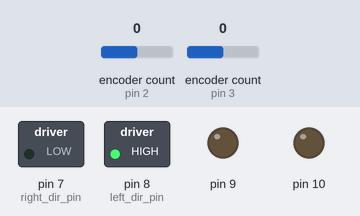
Simulated run of this sketch. Board: Arduino Uno, built with avr-gcc and run on an emulated ATmega328P. Shown: switched loads named in the sketch (green lamp = pin HIGH), output pins drawn as LEDs (lit = HIGH). The inputs (shaded band) are chosen by the test bench; at power-on: encoder count (sensors on pin 2, pin 3) 0. Pins used as bus, display or sensor lines are not drawn; what the sketch prints to the serial monitor is not drawn.

Above: at 0.01 s.
At 1.2 s:
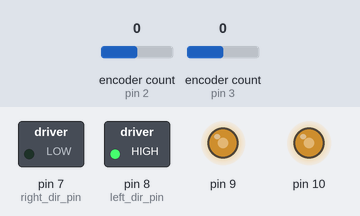
1.3 s: encoder count (sensor on pin 2) set to 1
2.8 s: encoder count (sensor on pin 3) set to -1
4.3 s: encoder count (sensor on pin 2) set to 5
5.8 s: encoder count (sensor on pin 3) set to 3
7.3 s: encoder count (sensor on pin 2) set to 4
8.8 s: encoder count (sensor on pin 2) set to 8
Timing chart, 0 to 11.3 s (numbered marks = the images above; inputs shaded):
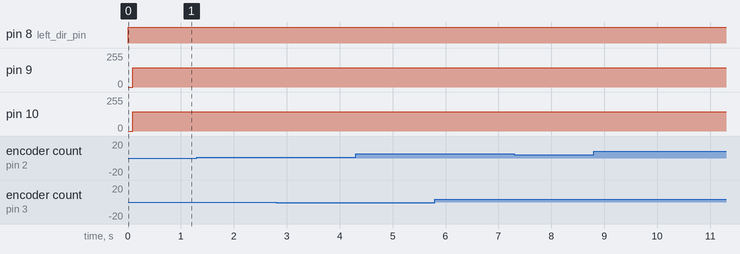

The sketch:

Final_Edit_10-19.ino
```cpp
//////---------------------------------------------------------------------------------------------------------------------------//////
//Author: Ian Welch, Dan McElroy, Pooya Aghanoury, Jason Matney
//Course: SEED Lab
//Problem Description: Execute command and control from raspberry pi.

#include <Encoder.h>
#include <Wire.h>


//

// TODO: implement target changing protocol
#define WRITE_ANGLE 0x09
#define READ_ANGLE 0x0A

// DIRECTION PINS
#define left_dir_pin    8
#define right_dir_pin   7

// with this, we can assign directions to the motors
// EX: left_motor_direction = backward; // assigns backward (int 0)
// EX: cout << left_motor_direction << endl; // would print '0'
//enum WheelDirection {forward = 1, backward = 0};
//WheelDirection left_motor_direction = forward;
//WheelDirection right_motor_direction = forward;


// COMMS
byte operation = 0;
byte* packets = new byte[32]; // allocate a buffer for i2c packets
byte instruction = 0;
byte num_of_floats = 0;


// USEFUL CONSTANTS (USEFUL FACTS)
const float r = .15/2;
const float d = 0.275;
const float pi = 3.14159;

const int ticks_per_rot = 1600; // num of ticks in a full 360 rotation
const float tick_rad = pi/800; // rads corresponding to a single tick
const float tick_deg = 0.225; // degrees corresponding to a single tick

// TIME
float timeNow = 0; // captures millis() at beginning of each loop
float lastTime = 0; // store previous "timeNow" value

// POSITION
long new_left_encoder = 0;
long old_left_encoder  = 0;

long new_right_encoder = 0;
long old_right_encoder  = 0;


float xNew = 0;
float yNew = 0;
float xOld = 0;
float yOld = 0;

float phiNew = 0;
float phiOld = 0;
float deltaThetaR = 0;
float deltaThetaL = 0;
float phiOld2;
float phi_movement = 0;
bool direct;
float theta_wheel_rot = 0;

// CONTROLS

float angVel; // angular velocity of...? might need
float cumError_R = 0;// speaks for itself
float cumError_L = 0;// speaks for itself
float cumError_Dif = 0; // speaks for itself
float elapsedTime = 0;
float lastError_R = 0;
float lastError_L = 0;
float rateError_R = 0;
float rateError_L = 0;

float Kp_R = 5;
float Ki_R = 10;
float Kd_R = 7;

float Kp_L = 5;
float Ki_L = 10;
float Kd_L = 7;

float Kp_Dif = 0;
float Ki_Dif = 5;

float error_Dif = 0;
float error_R = 0;
float error_L = 0;

float accl_roof_R = 5;
float accl_roof_L = 5;

float cumError_Limit = 7;
float huntSpeedParameter = 1;
float angleWindow = pi/90;
int accelDampen = 250;
int prop_cap = 75;

int left_act_signal = 0; // what is this used for?
int right_act_signal = 0; // what is this used for?
int left_act_signal_old = 0; // what is this used for?
int right_act_signal_old = 0; // what is this used for?

// direction values
byte left_motor_direction = 1;
byte right_motor_direction = 0;

enum State {neutral = 0, moving = 1};
State state = moving;


// MOTOR ENCODERS. Pins 2 and 3 are interrupt pins.//
Encoder knobLeft(3, 4);
Encoder knobRight(2, 5);


//float targetAngle = -4*pi;
float left_wheel_theta = 0;
float right_wheel_theta = 0;

//************************************************************************************
float target_left_angle = 0;
float target_right_angle = 0;
//************************************************************************************
bool left_exited_hunt = false;
bool right_exited_hunt = false;


float target_wheel_theta = 0;

// FUNCTION DECLARATIONS
float pid(float, float, float); // PID
void requestEvent();
void receiveEvent();


void setup() {
  Serial.begin(250000);

  pinMode(4, OUTPUT);
  digitalWrite(4, HIGH);
  pinMode(7, OUTPUT);
  pinMode(8, OUTPUT);
  pinMode(9, OUTPUT);
  pinMode(10, OUTPUT);
  pinMode(12, INPUT);


  Wire.begin(8);                // join i2c bus with address #8
  Wire.onReceive(receiveEvent); // register event
//  Wire.onRequest(requestEvent); // might need this later

//  lcd.init();
//  lcd.backlight();
//  lcd.setCursor(0,0);
//  lcd.print("Trash");

}
//
//
////////////////////////// Function for the motor controller //////////////////////////
//
//
//TODO: convert this controller to work with milliseconds
float pid(float current_angle_L, float target_angle_L, float current_angle_R, float target_angle_R, float currentTime)
{
//  Serial.print("Current Position = ");
//  Serial.print(positionCur);
//  Serial.print(", Current Time = ");
//  Serial.print(currentTime);
//  Serial.print(", Set Point = ");
//  Serial.print(setPoint);
//  Serial.println();
    //Set times
    elapsedTime = currentTime - lastTime;
    lastTime = currentTime;

//    if (abs(target_angle_L)-abs(current_angle_L) > 20)
//    {
//      cumError_Limit = 15;
//    }
//    else if (abs(target_angle_L)-abs(current_angle_L) < 20 && abs(target_angle_L)-abs(current_angle_L) > 6.66){
//      cumError_Limit = 15 - (.599*(20 - (abs(target_angle_L)-abs(current_angle_L)))) ;
//    }
//    else{
//      cumError_Limit = 7;
//      }

  // LEFT WHEEL******************************************************
      // error calculation
      error_L = target_angle_L - current_angle_L;
      cumError_L = cumError_L + error_L * elapsedTime;
      rateError_L = (error_L - lastError_L)/elapsedTime;

      //Serial.println(current_angle_L);

      // Integrator Anti Windup
      if(cumError_L > cumError_Limit)
      {
        cumError_L = cumError_Limit;
      }

      else if(cumError_L < -cumError_Limit)
      {
        cumError_L = -cumError_Limit;
      }

      float val;
      val = (Kp_L*error_L);
      if (abs(val) > prop_cap){
        val = -1 + (val/abs(val) * prop_cap);
      }

      left_act_signal = (val) + (Ki_L * cumError_L) + (Kd_L * rateError_L);
      lastError_L = error_L;


      //Accleration Control
//      if((left_act_signal - left_act_signal_old) > accl_roof_L)
//      {
//        left_act_signal = left_act_signal_old + accl_roof_L;
//        left_act_signal_old = left_act_signal;
//      }

      //Saturation
      if (left_act_signal > 255)
      {
        left_act_signal = 255;

      }
      else if (left_act_signal < -255) {
        left_act_signal = -255;

      }
      left_act_signal_old = left_act_signal;

      //Hunting Control
      if ((abs(error_L) < angleWindow) && ((abs(deltaThetaL/elapsedTime)) <  huntSpeedParameter)) // 0.03490=pi/90
      {
        left_exited_hunt = true;
        left_act_signal = 0;
        error_L = 0;
        cumError_L = 0;
        rateError_L = 0;

        //Serial.println("Hunting Control Left");
      }

  // Right WHEEL******************************************************
      // error calculation
      error_R = target_angle_R - current_angle_R;
      cumError_R = cumError_R + error_R * elapsedTime;
      rateError_R = (error_R - lastError_R)/elapsedTime;

      //Integrator Anti Windup
      if(cumError_R > cumError_Limit)
      {
        cumError_R = cumError_Limit;
      }

      else if (cumError_R < -cumError_Limit) {
        cumError_R = -cumError_Limit;
      }

      val = (Kp_R*error_R);
      if (abs(val) > prop_cap){
        val = val/abs(val) * prop_cap;
      }
      right_act_signal = val + (Ki_R * cumError_R) + (Kd_R * rateError_R);
      lastError_R = error_R;


      //Accleration Control
//      if((right_act_signal - right_act_signal_old) > accl_roof_R)
//      {
//       right_act_signal = right_act_signal_old + accl_roof_R;
//       right_act_signal_old = right_act_signal;
//
//      }
      //Saturation
      if (right_act_signal > 255)
      {
        right_act_signal = 255;
      }
      else if (right_act_signal < -255) {
        right_act_signal = -255;
      }
      right_act_signal_old = right_act_signal;
      //Hunting Control
      //Serial.print("Error Right: ");
      //Serial.println((abs(deltaThetaR/elapsedTime)));
      if ((abs(error_R) < angleWindow) && ((abs(deltaThetaR/elapsedTime)) <  huntSpeedParameter)) // 0.03490=pi/90
      {
        right_exited_hunt = true;
        right_act_signal = 0;
        error_R = 0;
        cumError_R = 0;
        rateError_R = 0;
        //Serial.println("Hunting Control Right");
      }
      if (right_exited_hunt && left_exited_hunt) {
        //state = neutral;
        Serial.println("Entered neutral");
      }
//    Serial.print("Actuating Signal = ");
//    Serial.println(left_act_signal);

  //DRIFT CORRECTION*****************************************************************************************************

    error_Dif = abs(current_angle_L) - abs(current_angle_R);
//    Serial.print("cur left:");
//    Serial.println(current_angle_L);


    if (error_Dif < 0) {
      if (left_act_signal > 0) {
        left_act_signal += abs(error_Dif * Kp_Dif);
      }
      else {
        left_act_signal -= abs(error_Dif * Kp_Dif);
      }
    }
    else if (error_Dif > 0) {
      if (right_act_signal > 0) {
        right_act_signal += abs(error_Dif * Kp_Dif);
      }
      else {
        right_act_signal -= abs(error_Dif * Kp_Dif);
      }
    }

//  Depreceate
//    cumError_Dif = cumError_Dif + error_Dif * elapsedTime;
//
//    if (abs(current_angle_L) > abs(current_angle_R))
//    {
//      right_act_signal = right_act_signal + (error_Dif * Kp_Dif);
//
//      else
//      {
//        right_act_signal = right_act_signal - (error_Dif * Kp_Dif);
//       }
//    }
//    else
//    {
//      if (left_act_signal > 0){
//        left_act_signal = left_act_signal + (error_Dif * Kp_Dif);
//      }
//      else{
//        left_act_signal = left_act_signal - (error_Dif * Kp_Dif);
//        }
//      left_act_signal = left_act_signal + (error_Dif * Kp_Dif);
//    }
}

float object_angle(float posX, float posY, float obj_posX, float obj_posY, float phi_frame)
{
  phi_movement = atan2((obj_posY - posY), (obj_posX - posX)) - phi_frame;
  return phi_movement;
}


//////////////////////////////// MAIN //////////////////////////////////////////////////////////////


void loop() {

  left_wheel_theta = new_left_encoder * tick_rad;
  right_wheel_theta = new_right_encoder * tick_rad;

  if (state == neutral) {

    knobLeft.write(0);
    knobRight.write(0);
    target_left_angle = 0;
    target_right_angle = 0;

    left_wheel_theta = 0;
    right_wheel_theta = 0;

  }


    timeNow = micros(); // grab current time

    old_left_encoder = new_left_encoder;
    old_right_encoder = new_right_encoder;

    new_left_encoder = knobLeft.read();
    new_right_encoder = knobRight.read();


    Serial.println(new_left_encoder);
    Serial.println(new_right_encoder);


    deltaThetaR = -(new_right_encoder - old_right_encoder) * tick_rad;
    deltaThetaL = (new_left_encoder - old_left_encoder) * tick_rad;
//       Serial.print("left: ");
//      Serial.println(deltaThetaL*1000);
//      Serial.print("right: ");
//      Serial.println(deltaThetaR*1000);

//    xNew = xOld + cos(phiOld)*(r/2)*(deltaThetaR + deltaThetaL);
//    yNew = yOld + sin(phiOld) * (r/2)*(deltaThetaR + deltaThetaL);
//    phiNew = phiOld + (r/d)*(deltaThetaR - deltaThetaL);
//
//    xOld = xNew;
//    yOld = yNew;
  //}
//  phiOld2 = phiOld;
//  phiOld = phiNew;

  pid(left_wheel_theta, -81.3, right_wheel_theta, 81.3, timeNow/1000000);


  // ADD RIGHT
  if(right_act_signal < 0){
    right_motor_direction = HIGH;
  }
  if(right_act_signal > 0){
    right_motor_direction = LOW;
  }

  // ADD LEFT
  if(left_act_signal < 0){
    left_motor_direction = HIGH;
  }
  if(left_act_signal > 0){
    left_motor_direction = LOW;
  }


  //// digitalWrite sets pin 7 HIGH or LOW for rotation direction and analogWrite sets pin 9 for PWM duty cycle value ///////
  digitalWrite(right_dir_pin, right_motor_direction);  // right wheel
  digitalWrite(left_dir_pin, left_motor_direction);  // left wheel
  analogWrite(9, abs(right_act_signal)); //right whell
  analogWrite(10, abs(left_act_signal));  //left wheel


  //Serial.println(left_act_signal);

}


// ----- COMMS -------
// WARNING: THIS FUNCTION WILL BREAK.
// (FROM RPI) DO NOT REQUEST INFORMATION FROM ARUINO AT THIS CURRENT STATE
void requestEvent(){
//  Serial.println("Enter Request");
  if (operation == READ_ANGLE) {

    long *target_pos_int = (long*) &phiOld;
    uint8_t *float_bytes = new uint8_t[4];

    for (uint8_t i = 0; i < 4; i++){
      float_bytes[i] = uint8_t(*target_pos_int >> (i << 3));
    }
    Wire.write(float_bytes, 4);

    delete target_pos_int;
    delete float_bytes;

  }
//  Serial.println("Exit Request");
}

// handle incomding i2c packets
// rewrite this using the
void receiveEvent() {

  // copy bytes into packets
  for (byte i = 0; Wire.available(); i++) {
    packets[i] = Wire.read();
//    Serial.println(packets[i]);
  }

  instruction = packets[0];
  num_of_floats = packets[1];

  target_left_angle = *(float*) &packets[2];
  target_right_angle = *(float*) &packets[6];
//Serial.println(target_left_angle);
//Serial.println(target_right_angle);
  state = moving;
  left_exited_hunt = false;
  right_exited_hunt = false;


}
```
